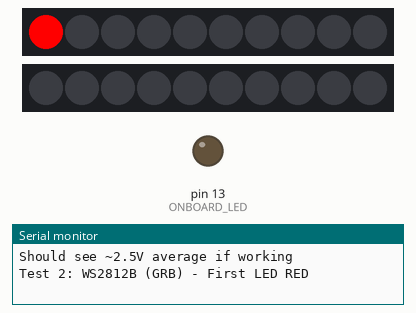
Bench run of a program on a simulated Arduino Nano, built with avr-gcc and run on an emulated ATmega328P. On the bench: 2 × 10 RGB LEDs in strip order, left to right, output pins drawn as LEDs (lit = HIGH), the last lines printed to the serial monitor. The strip is taken to match the declared colour order; pins used as bus, display or sensor lines are not drawn.

Above: at 6.1 s.
At 11.1 s:
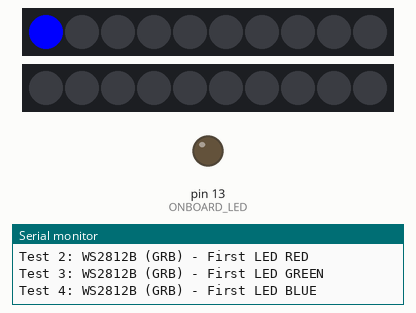
At 18.6 s:
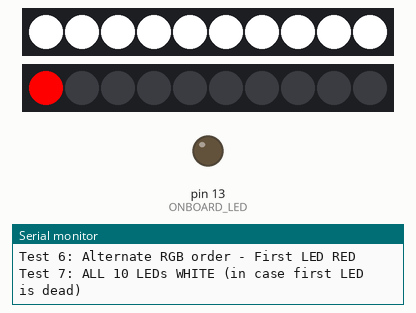
At 37.6 s:
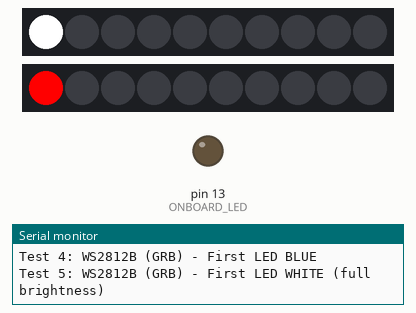
Timing chart, 0 to 39.1 s (numbered marks = the images above):
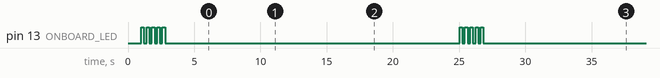

Measured:
- by itself, pin 13 (ONBOARD_LED): goes 4 × (HIGH 0.20 s, LOW 0.20 s), HIGH 0.20 s, LOW 22.2 s, 4 × (HIGH 0.20 s, LOW 0.20 s), HIGH 0.20 s, then LOW
- what the display in image 0 shows lasts 2.5 s, from 6.0 s to 8.5 s
- what the display in image 2 shows lasts 11.5 s, from 18.5 s to 30.0 s

The program:

main.cpp
```cpp
/*
 * Comprehensive LED Strip Diagnostic
 * Tests: Arduino working, pin output, different LED protocols
 */

#include <Adafruit_NeoPixel.h>

#define LED_PIN 12
#define ONBOARD_LED 13

Adafruit_NeoPixel stripGRB(10, LED_PIN, NEO_GRB + NEO_KHZ800);  // WS2812B
Adafruit_NeoPixel stripRGB(10, LED_PIN, NEO_RGB + NEO_KHZ800);  // Alternate

int testPhase = 0;

void setup() {
  Serial.begin(115200);
  delay(1000);
  Serial.println("\n=== LED STRIP DIAGNOSTIC ===");
  Serial.println("Testing pin 12");

  pinMode(LED_PIN, OUTPUT);
  pinMode(ONBOARD_LED, OUTPUT);

  stripGRB.begin();
  stripGRB.setBrightness(255);
  stripRGB.begin();
  stripRGB.setBrightness(255);
}

void loop() {
  Serial.print("\nTest ");
  Serial.print(testPhase);
  Serial.print(": ");

  switch(testPhase) {
    case 0:
      Serial.println("Arduino alive check - onboard LED blink");
      for(int i = 0; i < 5; i++) {
        digitalWrite(ONBOARD_LED, HIGH);
        delay(200);
        digitalWrite(ONBOARD_LED, LOW);
        delay(200);
      }
      break;

    case 1:
      Serial.println("Pin 12 toggle test - measure with multimeter");
      Serial.println("Should see ~2.5V average if working");
      for(int i = 0; i < 50; i++) {
        digitalWrite(LED_PIN, HIGH);
        delayMicroseconds(100);
        digitalWrite(LED_PIN, LOW);
        delayMicroseconds(100);
      }
      delay(2000);
      break;

    case 2:
      Serial.println("WS2812B (GRB) - First LED RED");
      stripGRB.clear();
      stripGRB.setPixelColor(0, stripGRB.Color(255, 0, 0));
      stripGRB.show();
      delay(2000);
      break;

    case 3:
      Serial.println("WS2812B (GRB) - First LED GREEN");
      stripGRB.clear();
      stripGRB.setPixelColor(0, stripGRB.Color(0, 255, 0));
      stripGRB.show();
      delay(2000);
      break;

    case 4:
      Serial.println("WS2812B (GRB) - First LED BLUE");
      stripGRB.clear();
      stripGRB.setPixelColor(0, stripGRB.Color(0, 0, 255));
      stripGRB.show();
      delay(2000);
      break;

    case 5:
      Serial.println("WS2812B (GRB) - First LED WHITE (full brightness)");
      stripGRB.clear();
      stripGRB.setPixelColor(0, stripGRB.Color(255, 255, 255));
      stripGRB.show();
      delay(2000);
      break;

    case 6:
      Serial.println("Alternate RGB order - First LED RED");
      stripRGB.clear();
      stripRGB.setPixelColor(0, stripRGB.Color(255, 0, 0));
      stripRGB.show();
      delay(2000);
      break;

    case 7:
      Serial.println("ALL 10 LEDs WHITE (in case first LED is dead)");
      stripGRB.clear();
      for(int i = 0; i < 10; i++) {
        stripGRB.setPixelColor(i, stripGRB.Color(255, 255, 255));
      }
      stripGRB.show();
      delay(3000);
      break;
  }

  testPhase++;
  if(testPhase > 7) {
    Serial.println("\n=== Cycle complete ===");
    Serial.println("Did you see:");
    Serial.println("- Onboard LED blink? (Arduino working)");
    Serial.println("- Any strip LEDs light? (which test?)");
    Serial.println("- Multimeter show voltage? (pin working)");
    Serial.println("\nRestarting tests...\n");
    testPhase = 0;
    delay(3000);
  }

  delay(500);
}
```
